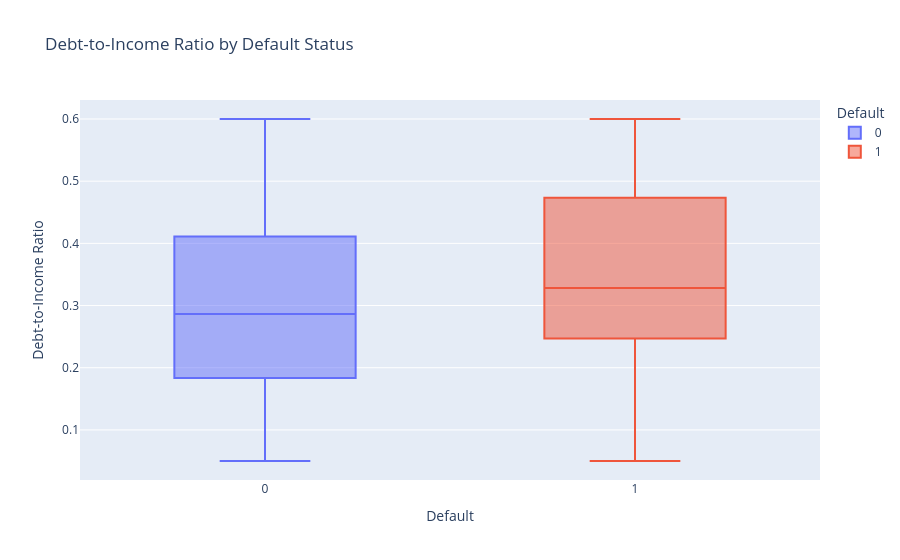

Notebook code cell kept with this figure:
### Markdown cell above
The chart compares default rates across the two available loan terms: 36 months and 60 months. Both terms show nearly identical default rates, slightly above 42 percent. This suggests that loan duration alone may not be a strong differentiator of credit risk in this dataset. Despite the longer repayment period and potentially higher total interest cost associated with 60-month loans, default behavior appears consistent across both groups. These findings imply that term length may have limited predictive power when isolated from other borrower characteristics such as credit score, income, or loan purpose.

### Code cell
dti_box = px.box(
    df,
    x='default',
    y='debt_to_income',
    title='Debt-to-Income Ratio by Default Status',
    labels={'default': 'Default', 'debt_to_income': 'Debt-to-Income Ratio'},
    color='default',
    height=400
)
dti_box.show()

### Figure 1 — Plotly figure (JSON) as saved in the notebook; plotly's stock layout.template omitted (floating-point values rounded to 4 significant figures; data arrays with more than 128 entries replaced by an {"elided": "..."} marker saying what was removed)
{"data": [{"alignmentgroup": "True", "hovertemplate": "Default=%{x}<br>Debt-to-Income Ratio=%{y}<extra></extra>", "legendgroup": "0", "marker": {"color": "#636efa"}, "name": "0", "notched": false, "offsetgroup": "0", "orientation": "v", "showlegend": true, "type": "box", "x": {"elided": "28712 int values"}, "x0": " ", "xaxis": "x", "y": {"elided": "28712 float values"}, "y0": " ", "yaxis": "y"}, {"alignmentgroup": "True", "hovertemplate": "Default=%{x}<br>Debt-to-Income Ratio=%{y}<extra></extra>", "legendgroup": "1", "marker": {"color": "#EF553B"}, "name": "1", "notched": false, "offsetgroup": "1", "orientation": "v", "showlegend": true, "type": "box", "x": {"elided": "21221 int values"}, "x0": " ", "xaxis": "x", "y": {"elided": "21221 float values"}, "y0": " ", "yaxis": "y"}], "layout": {"autosize": true, "boxmode": "overlay", "legend": {"title": {"text": "Default"}, "tracegroupgap": 0}, "title": {"text": "Debt-to-Income Ratio by Default Status"}, "xaxis": {"anchor": "y", "autorange": true, "categoryarray": [0, 1], "categoryorder": "array", "domain": [0, 1], "range": [-0.5, 1.5], "title": {"text": "Default"}, "type": "linear"}, "yaxis": {"anchor": "x", "autorange": true, "domain": [0, 1], "range": [0.01944, 0.6306], "title": {"text": "Debt-to-Income Ratio"}, "type": "linear"}}}
